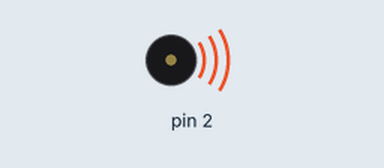
This sketch was run on a simulated Arduino Uno, built with avr-gcc and run on an emulated ATmega328P. Parts: buzzer (waves = sounding).

Above: at 0.2 s.
Timing chart, 0 to 5.2 s (numbered marks = the images above):
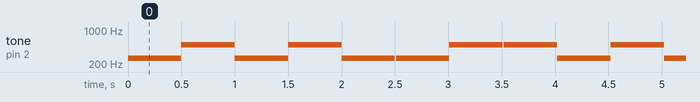

The sketch:

tone.ino
```cpp
void setup() {
  // put your setup code here, to run once:

}

void loop() {
  // put your main code here, to run repeatedly:

  tone(2 , 260);
  delay(500);
  tone(2,500);
  delay(500);
tone(2 , 260);
  delay(500);
tone(2 , 500);
  delay(500);
  tone(2 , 260);
  delay(500);
  tone(2 , 0);
  delay(10);

tone(2 , 260);
  delay(500);
tone(2 , 500);
  delay(500);
    tone(2 , 0);
  delay(10);
tone(2 , 500);
  delay(500);


}
```

Measured:
- by itself, tone on pin 2: repeats every 4.0 s: 2 × (500 Hz 0.50 s, 260 Hz 0.50 s), silent 0.01 s, 260 Hz 0.50 s, 500 Hz 0.50 s, silent 0.01 s, 500 Hz 0.50 s, 260 Hz 0.50 s
